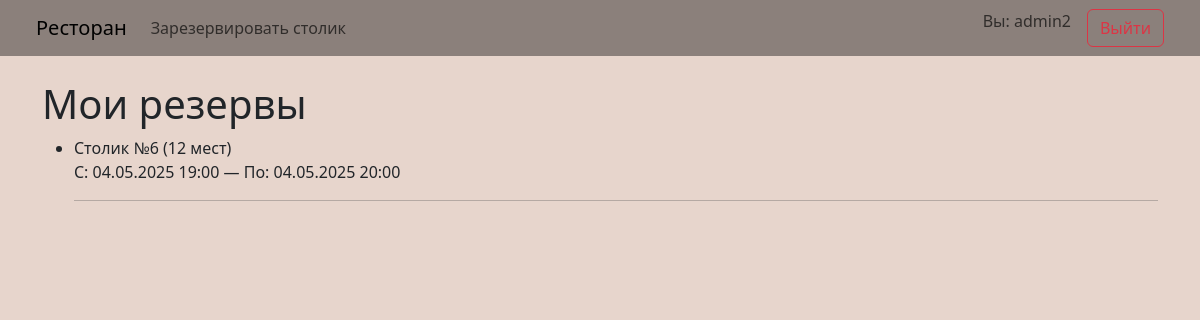
The app's page / (signed in), older data.
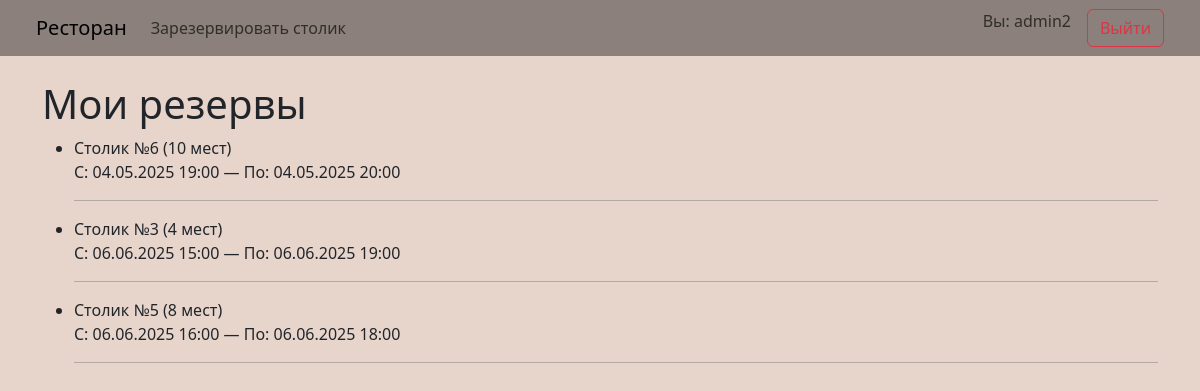
The same page, newer data.
### main/models.py (models this page shows, shortened)
class Reserve(models.Model):
    table = models.ForeignKey(Table, on_delete=models.PROTECT, related_name="reserves")
    start = models.DateTimeField(null=True)
    end = models.DateTimeField(null=True)
    owner = models.ForeignKey(settings.AUTH_USER_MODEL, on_delete=models.CASCADE, null=True)

class Table(models.Model):
    seats = models.PositiveIntegerField()

### main/views.py (the view)
# urls.py: path('', main_view, name = 'main'),
def main_view(request):
    if not request.user.is_authenticated:
        return render(request, 'welcome.html')
    if request.user.is_staff:
        reserves = Reserve.objects.filter(end__gte=timezone.now()) \
                              .select_related('table', 'owner') \
                              .order_by('start')  # сортировка по дате начала
        return render(request, 'admin_reserves.html', {'reserves': reserves})
    reserves = Reserve.objects.filter(owner=request.user).order_by('start')
    return render(request, 'my_reserves.html', {'reserves': reserves})

### main/templates/my_reserves.html
{% extends 'pattern.html' %}
{% block content %}
<h1>Мои резервы</h1>
{% if reserves %}
    <ul>
        {% for r in reserves %}
            <li>
                Столик №{{ r.table.id }} ({{ r.table.seats }} мест)<br>
                С: {{ r.start|date:"d.m.Y H:i" }} — По: {{ r.end|date:"d.m.Y H:i" }}
            </li>
            <hr>
        {% endfor %}
    </ul>
{% else %}
    <p>У вас пока нет активных броней.</p>
{% endif %}
{% endblock %}

Row changes from the older to the newer data that the page shows:
changed through a linked row, Reserve (number 1 of 3 on the later page): table.seats "12" → "10"
added Reserve: table.id "3", table.seats "4", start "06.06.2025 15:00", end "06.06.2025 19:00"
added Reserve: table.id "5", table.seats "8", start "06.06.2025 16:00", end "06.06.2025 18:00"
